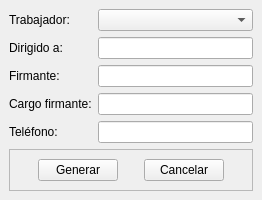
<?xml version="1.0" encoding="UTF-8"?>
<ui version="4.0">
 <class>MainWindow</class>
 <widget class="QMainWindow" name="MainWindow">
  <property name="geometry">
   <rect>
    <x>0</x>
    <y>0</y>
    <width>262</width>
    <height>158</height>
   </rect>
  </property>
  <property name="windowTitle">
   <string>Generador de carta de trabajo</string>
  </property>
  <widget class="QWidget" name="centralwidget">
   <layout class="QVBoxLayout" name="verticalLayout">
    <item>
     <layout class="QFormLayout" name="formLayout">
      <item row="0" column="0">
       <widget class="QLabel" name="label">
        <property name="text">
         <string>Trabajador:</string>
        </property>
       </widget>
      </item>
      <item row="1" column="0">
       <widget class="QLabel" name="label_3">
        <property name="text">
         <string>Dirigido a:</string>
        </property>
       </widget>
      </item>
      <item row="0" column="1">
       <widget class="QComboBox" name="trabajador">
        <property name="toolTip">
         <string>&lt;html&gt;&lt;head/&gt;&lt;body&gt;&lt;p&gt;Seleccione el trabajador(a) al que desea otorgar la carta de trabajo&lt;/p&gt;&lt;/body&gt;&lt;/html&gt;</string>
        </property>
       </widget>
      </item>
      <item row="1" column="1">
       <widget class="QLineEdit" name="dirigido">
        <property name="toolTip">
         <string>&lt;html&gt;&lt;head/&gt;&lt;body&gt;&lt;p&gt;Coloque el nombre de la entidad al que va dirigido la carta de trabajo. Campo obligatorio.&lt;/p&gt;&lt;/body&gt;&lt;/html&gt;</string>
        </property>
       </widget>
      </item>
      <item row="2" column="0">
       <widget class="QLabel" name="label_2">
        <property name="text">
         <string>Firmante:</string>
        </property>
       </widget>
      </item>
      <item row="3" column="0">
       <widget class="QLabel" name="label_4">
        <property name="text">
         <string>Cargo firmante:</string>
        </property>
       </widget>
      </item>
      <item row="4" column="0">
       <widget class="QLabel" name="label_5">
        <property name="text">
         <string>Teléfono:</string>
        </property>
       </widget>
      </item>
      <item row="2" column="1">
       <widget class="QLineEdit" name="firmante">
        <property name="toolTip">
         <string>&lt;html&gt;&lt;head/&gt;&lt;body&gt;&lt;p&gt;Nombre de la persona que firma la carta de trabajo. Campo obligatorio.&lt;/p&gt;&lt;/body&gt;&lt;/html&gt;</string>
        </property>
       </widget>
      </item>
      <item row="3" column="1">
       <widget class="QLineEdit" name="cargo_firmante">
        <property name="toolTip">
         <string>&lt;html&gt;&lt;head/&gt;&lt;body&gt;&lt;p&gt;Cargo de la persona que firma la carta de trabajo. Campo obligatorio.&lt;/p&gt;&lt;/body&gt;&lt;/html&gt;</string>
        </property>
       </widget>
      </item>
      <item row="4" column="1">
       <widget class="QLineEdit" name="telf_firmante">
        <property name="toolTip">
         <string>&lt;html&gt;&lt;head/&gt;&lt;body&gt;&lt;p&gt;Teléfono de la persona que firma la carta de trabajo. Campo obligatorio.&lt;/p&gt;&lt;/body&gt;&lt;/html&gt;</string>
        </property>
       </widget>
      </item>
     </layout>
    </item>
    <item>
     <widget class="QFrame" name="frame">
      <property name="frameShape">
       <enum>QFrame::StyledPanel</enum>
      </property>
      <property name="frameShadow">
       <enum>QFrame::Raised</enum>
      </property>
      <layout class="QHBoxLayout" name="horizontalLayout">
       <item>
        <spacer name="horizontalSpacer">
         <property name="orientation">
          <enum>Qt::Horizontal</enum>
         </property>
         <property name="sizeHint" stdset="0">
          <size>
           <width>33</width>
           <height>20</height>
          </size>
         </property>
        </spacer>
       </item>
       <item>
        <widget class="QPushButton" name="generar">
         <property name="toolTip">
          <string>&lt;html&gt;&lt;head/&gt;&lt;body&gt;&lt;p&gt;Al presionar este botón se generará la carta. Sólo se activa cuando se llena el campo &amp;quot;dirigido a&amp;quot;.&lt;/p&gt;&lt;/body&gt;&lt;/html&gt;</string>
         </property>
         <property name="text">
          <string>Generar</string>
         </property>
        </widget>
       </item>
       <item>
        <spacer name="horizontalSpacer_2">
         <property name="orientation">
          <enum>Qt::Horizontal</enum>
         </property>
         <property name="sizeHint" stdset="0">
          <size>
           <width>33</width>
           <height>20</height>
          </size>
         </property>
        </spacer>
       </item>
       <item>
        <widget class="QPushButton" name="cancelar">
         <property name="text">
          <string>Cancelar</string>
         </property>
        </widget>
       </item>
       <item>
        <spacer name="horizontalSpacer_3">
         <property name="orientation">
          <enum>Qt::Horizontal</enum>
         </property>
         <property name="sizeHint" stdset="0">
          <size>
           <width>33</width>
           <height>20</height>
          </size>
         </property>
        </spacer>
       </item>
      </layout>
     </widget>
    </item>
   </layout>
  </widget>
 </widget>
 <resources/>
 <connections/>
</ui>
